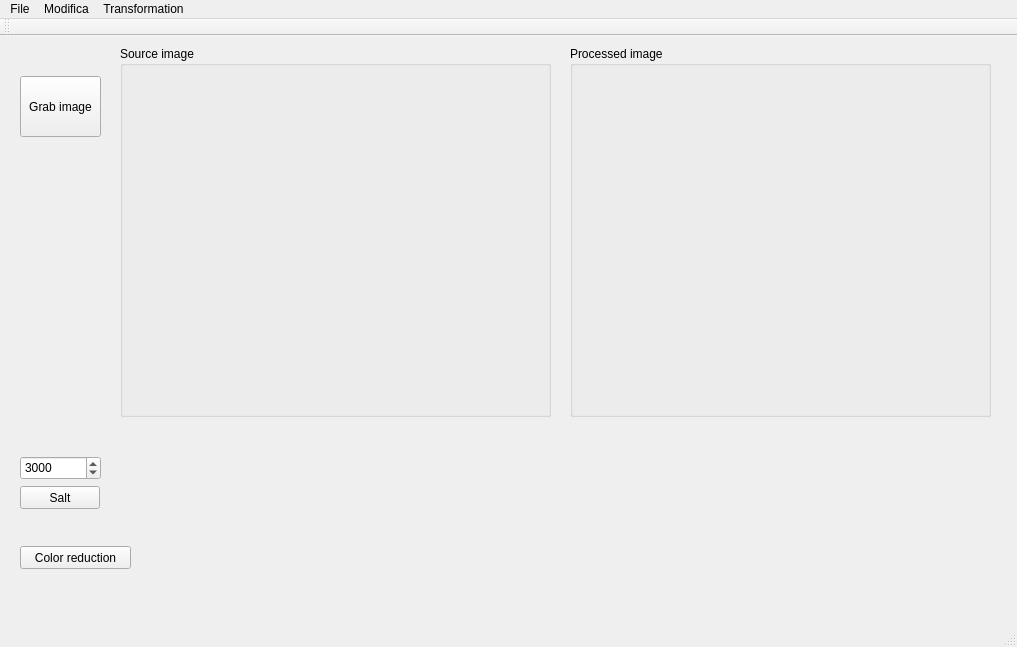
<?xml version="1.0" encoding="UTF-8"?>
<ui version="4.0">
 <class>MainWindow</class>
 <widget class="QMainWindow" name="MainWindow">
  <property name="geometry">
   <rect>
    <x>0</x>
    <y>0</y>
    <width>1017</width>
    <height>647</height>
   </rect>
  </property>
  <property name="windowTitle">
   <string>MainWindow</string>
  </property>
  <widget class="QWidget" name="centralWidget">
   <widget class="QPushButton" name="pushButtonSalt">
    <property name="geometry">
     <rect>
      <x>20</x>
      <y>450</y>
      <width>80</width>
      <height>23</height>
     </rect>
    </property>
    <property name="text">
     <string>Salt</string>
    </property>
   </widget>
   <widget class="QGroupBox" name="groupBox">
    <property name="geometry">
     <rect>
      <x>120</x>
      <y>10</y>
      <width>431</width>
      <height>371</height>
     </rect>
    </property>
    <property name="title">
     <string>Source image</string>
    </property>
    <widget class="QLabel" name="label">
     <property name="geometry">
      <rect>
       <x>10</x>
       <y>20</y>
       <width>311</width>
       <height>301</height>
      </rect>
     </property>
     <property name="text">
      <string/>
     </property>
    </widget>
   </widget>
   <widget class="QGroupBox" name="groupBox_2">
    <property name="geometry">
     <rect>
      <x>570</x>
      <y>10</y>
      <width>421</width>
      <height>371</height>
     </rect>
    </property>
    <property name="title">
     <string>Processed image</string>
    </property>
    <widget class="QLabel" name="label_dest">
     <property name="geometry">
      <rect>
       <x>10</x>
       <y>20</y>
       <width>341</width>
       <height>281</height>
      </rect>
     </property>
     <property name="text">
      <string/>
     </property>
    </widget>
   </widget>
   <widget class="QSpinBox" name="spinBoxSlatNum">
    <property name="geometry">
     <rect>
      <x>20</x>
      <y>420</y>
      <width>81</width>
      <height>24</height>
     </rect>
    </property>
    <property name="toolTip">
     <string>Salt number</string>
    </property>
    <property name="maximum">
     <number>10000</number>
    </property>
    <property name="singleStep">
     <number>50</number>
    </property>
    <property name="value">
     <number>3000</number>
    </property>
   </widget>
   <widget class="QPushButton" name="pushButtonColorReduction">
    <property name="geometry">
     <rect>
      <x>20</x>
      <y>510</y>
      <width>111</width>
      <height>23</height>
     </rect>
    </property>
    <property name="text">
     <string>Color reduction</string>
    </property>
   </widget>
   <widget class="QPushButton" name="pushButtonGrabImage">
    <property name="geometry">
     <rect>
      <x>20</x>
      <y>40</y>
      <width>81</width>
      <height>61</height>
     </rect>
    </property>
    <property name="text">
     <string>Grab image</string>
    </property>
   </widget>
  </widget>
  <widget class="QMenuBar" name="menuBar">
   <property name="geometry">
    <rect>
     <x>0</x>
     <y>0</y>
     <width>1017</width>
     <height>20</height>
    </rect>
   </property>
   <widget class="QMenu" name="menuFile">
    <property name="title">
     <string>File</string>
    </property>
    <addaction name="actionNew"/>
    <addaction name="actionOpen"/>
    <addaction name="actionExit"/>
   </widget>
   <widget class="QMenu" name="menuModifica">
    <property name="title">
     <string>Modifica</string>
    </property>
   </widget>
   <widget class="QMenu" name="menuTransformation">
    <property name="title">
     <string>Transformation</string>
    </property>
    <widget class="QMenu" name="menuFilters">
     <property name="title">
      <string>Filters</string>
     </property>
     <addaction name="actionLow_pass_filter"/>
     <addaction name="actionMedian_filter"/>
     <addaction name="actionLaplacian_filter"/>
    </widget>
    <widget class="QMenu" name="menuMorphological_operations">
     <property name="title">
      <string>Morphological operations</string>
     </property>
     <addaction name="actionErosion"/>
     <addaction name="actionDilation"/>
     <addaction name="actionOpening"/>
     <addaction name="actionClosing"/>
     <addaction name="actionGrabCut_algorithm"/>
    </widget>
    <addaction name="menuMorphological_operations"/>
    <addaction name="menuFilters"/>
    <addaction name="actionExtracting_features"/>
    <addaction name="actionVari"/>
   </widget>
   <addaction name="menuFile"/>
   <addaction name="menuModifica"/>
   <addaction name="menuTransformation"/>
  </widget>
  <widget class="QToolBar" name="mainToolBar">
   <attribute name="toolBarArea">
    <enum>TopToolBarArea</enum>
   </attribute>
   <attribute name="toolBarBreak">
    <bool>false</bool>
   </attribute>
  </widget>
  <widget class="QStatusBar" name="statusBar"/>
  <action name="actionNew">
   <property name="text">
    <string>New</string>
   </property>
  </action>
  <action name="actionOpen">
   <property name="text">
    <string>Open</string>
   </property>
  </action>
  <action name="actionExit">
   <property name="text">
    <string>Exit</string>
   </property>
  </action>
  <action name="actionExtracting_features">
   <property name="text">
    <string>Extracting features</string>
   </property>
  </action>
  <action name="actionLow_pass_filter">
   <property name="text">
    <string>Low pass filter</string>
   </property>
  </action>
  <action name="actionMedian_filter">
   <property name="text">
    <string>Median filter</string>
   </property>
  </action>
  <action name="actionLaplacian_filter">
   <property name="text">
    <string>Laplacian filter</string>
   </property>
  </action>
  <action name="actionErosion">
   <property name="text">
    <string>Erosion</string>
   </property>
  </action>
  <action name="actionDilation">
   <property name="text">
    <string>Dilation</string>
   </property>
  </action>
  <action name="actionOpening">
   <property name="text">
    <string>Opening</string>
   </property>
  </action>
  <action name="actionClosing">
   <property name="text">
    <string>Closing</string>
   </property>
  </action>
  <action name="actionGrabCut_algorithm">
   <property name="text">
    <string>GrabCut algorithm</string>
   </property>
  </action>
  <action name="actionVari">
   <property name="text">
    <string>Vari</string>
   </property>
  </action>
 </widget>
 <layoutdefault spacing="6" margin="11"/>
 <resources/>
 <connections/>
</ui>
